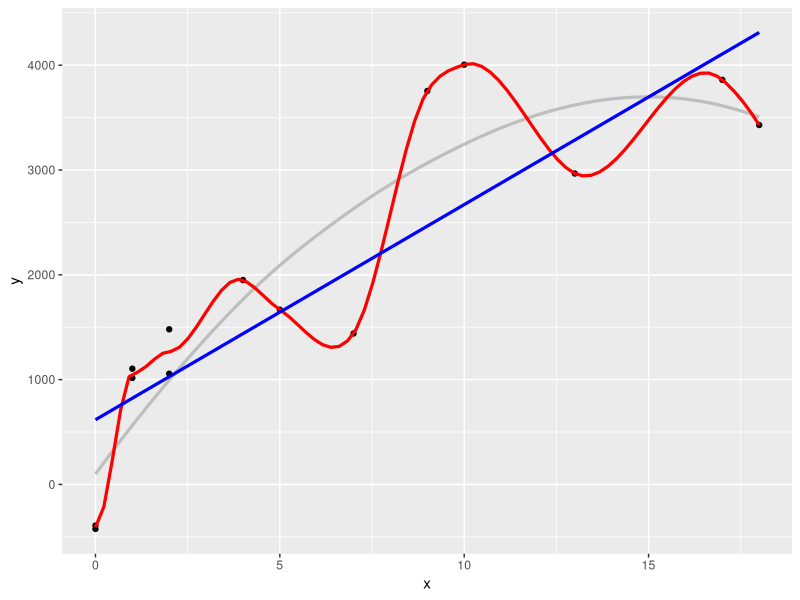
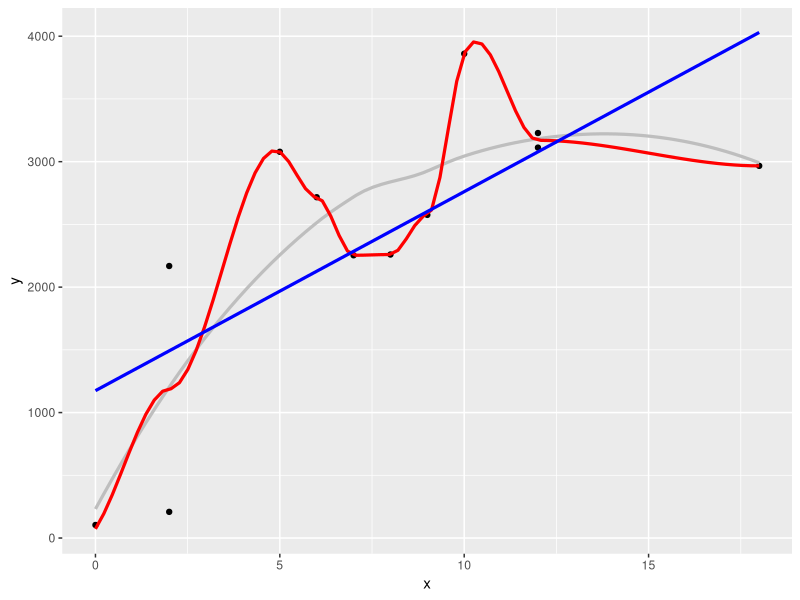

These figures' R source, in order:
## ---- chunk 1
library(ggplot2)
library(dplyr)
library(purrr)
#library(readr)
x <- c(1,7,10,0,0,5,9,13,2,4,17,18,1,2)
set.seed(145904)
error <- rnorm(length(x), 0, 500)
f <- function(x) {
  ifelse(x < 10, 1000*sqrt(x), 1000*sqrt(10))
}
y <- f(x) + error
datos_entrena <- data.frame(x=x, y=y)
model1 = lm(formula = x~y, data = datos_entrena)
error_f <- function(df){
  function(mod){
    preds <- predict(mod, newdata = df)
    round(sqrt(mean((preds-df$y)^2)))
  }
}

ggplot(datos_entrena, aes(x=x, y=y)) + 
  geom_point() + #datos_entrena
  geom_smooth(data=datos_entrena, method = "loess", se=FALSE, color="gray", span=1, size=1.1) + # loess 1
  geom_smooth(data=datos_entrena, method = "loess", se=FALSE, color="red", span=0.3, size=1.1) + # loess 0.3
  geom_smooth(data=datos_entrena, method = "lm", se=FALSE, color="blue", size=1.1)
## ---- chunk 2
summary(model1)
## ---- chunk 3
set.seed(218052272)
mod_rojo <- loess(y ~ x, data = datos_entrena, span=0.3)
mod_gris <- loess(y ~ x, data = datos_entrena, span=1)
mod_recta <- lm(y ~ x, data = datos_entrena)
error_ent <- error_f(datos_entrena)
df_mods <- data_frame(nombre = c('recta', 'rojo','gris'))
df_mods$modelo <- list(mod_recta, mod_rojo, mod_gris)
df_mods <- df_mods %>% 
  mutate(error_entrena = map_dbl(modelo, error_ent))
x_0 <- sample(0:13, 100, replace = T)
error <- rnorm(length(x_0), 0, 500)
y_0 <- f(x_0) + error
datos_prueba <- data_frame(x = x_0, y = y_0)
error_p <- error_f(datos_prueba)
df_mods <- df_mods %>% 
  mutate(error_prueba = map_dbl(modelo, error_p))
df_mods
## ---- chunk 4
x <- c(0,2,5,7,9,8,2,18,12,12,10,6)
set.seed(145904)
error <- rnorm(length(x), 0, 500)
f <- function(x) {
  ifelse(x < 10, 1000*sqrt(x), 1000*sqrt(10))
}
y <- f(x) + error
datos_entrena <- data.frame(x=x, y=y)
model1 = lm(formula = x~y, data = datos_entrena)

ggplot(datos_entrena, aes(x=x, y=y)) + 
  geom_point() + #datos_entrena
  geom_smooth(data=datos_entrena, method = "loess", se=FALSE, color="gray", span=1, size=1.1) + # loess 1
  geom_smooth(data=datos_entrena, method = "loess", se=FALSE, color="red", span=0.3, size=1.1) + # loess 0.3
  geom_smooth(data=datos_entrena, method = "lm", se=FALSE, color="blue", size=1.1)
## ---- chunk 5
summary(model1)
## ---- chunk 6
set.seed(218052272)
mod_rojo <- loess(y ~ x, data = datos_entrena, span=0.3)
mod_gris <- loess(y ~ x, data = datos_entrena, span=1)
mod_recta <- lm(y ~ x, data = datos_entrena)
error_ent <- error_f(datos_entrena)
df_mods <- data_frame(nombre = c('recta', 'rojo','gris'))
df_mods$modelo <- list(mod_recta, mod_rojo, mod_gris)
df_mods <- df_mods %>% 
  mutate(error_entrena = map_dbl(modelo, error_ent))
x_0 <- sample(0:13, 100, replace = T)
error <- rnorm(length(x_0), 0, 500)
y_0 <- f(x_0) + error
datos_prueba <- data_frame(x = x_0, y = y_0)
error_p <- error_f(datos_prueba)
df_mods <- df_mods %>% 
  mutate(error_prueba = map_dbl(modelo, error_p))
df_mods
